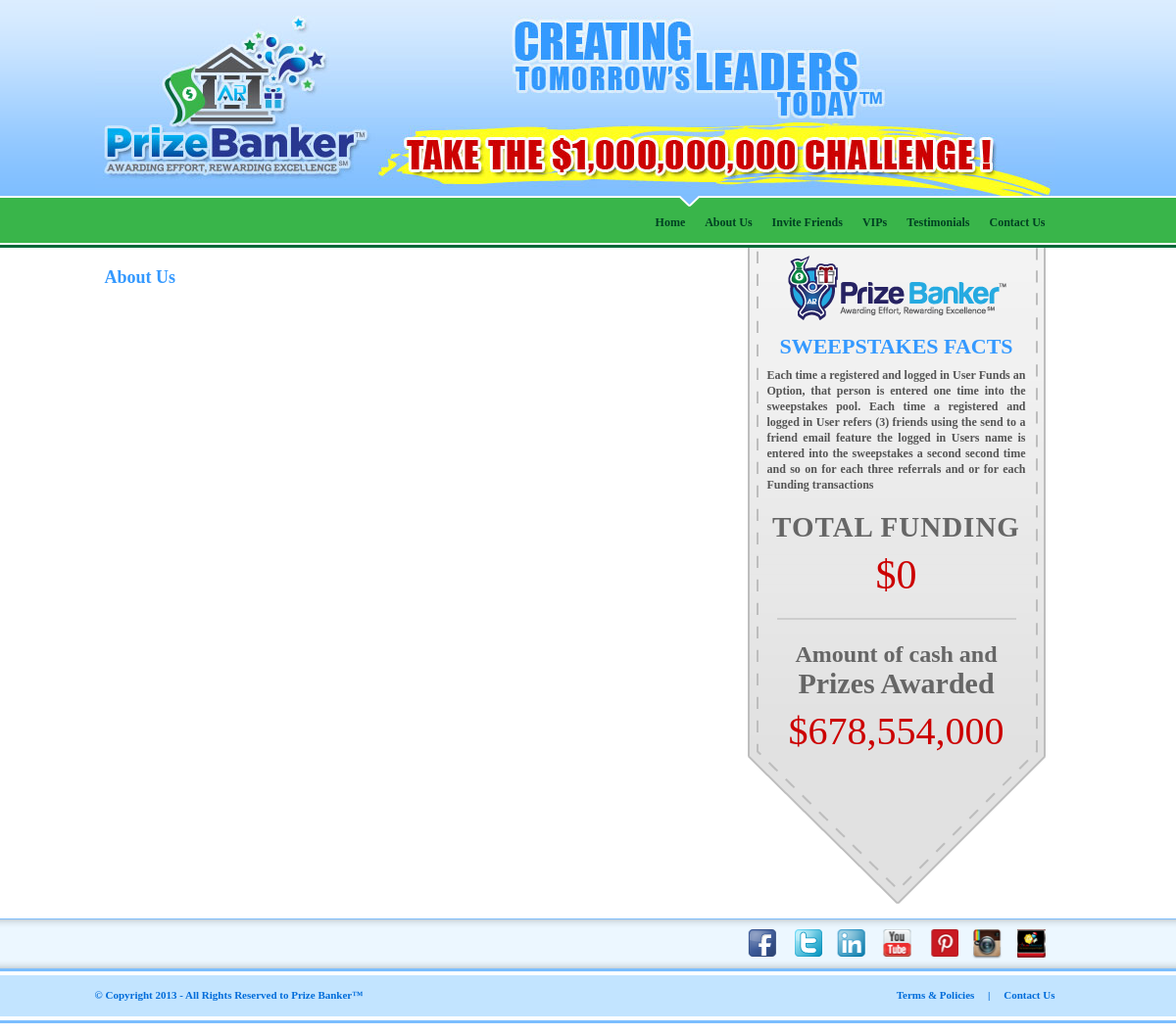
Page /about.php on the committed database.
### tables this page shows
CREATE TABLE IF NOT EXISTS `panels` (
  `id` int(11) NOT NULL AUTO_INCREMENT,
  `title` text NOT NULL,
  `description` text NOT NULL,
  PRIMARY KEY (`id`)
);

### inc/class.php (called while the page is built, shortened)
<?php
class Panels{
	function __construct($id){
		$query = mysql_query("select * from panels where id='$id'") or die(mysql_error());
		$row = mysql_fetch_assoc($query);
		$this->title = $row['title'];
		$this->description = $row['description'];
	}
}
?>

### inc/functions.php (called while the page is built, shortened)
<?php
function GetTotalFund(){
	$query = mysql_query("SELECT amount, SUM(amount) FROM funds") or die(mysql_error());
	while ($row = mysql_fetch_array($query)){
		return number_format($row['SUM(amount)'],0);
	}
}
?>

### about.php (the view, shortened to what this page needs)
<?php
include "inc/functions.php";
include "inc/class.php";
$RightPanel = new Panels("2");
$query = mysql_query("select description from panels where id='3'") or die(mysql_error());
$row = mysql_fetch_assoc($query);
$awardedAmount = $row['description'];
?>
<!DOCTYPE HTML>
<html>
<head>
<link type="text/css" rel="stylesheet" href="style.css" />
</head>
<body>
<div id="main">
	<div id="main2">
    	<div id="header"></div>
        <div id="menu" style="background-position: 595px 0px">
			<ul>
				<li><a href="contact.php" onMouseOver="slideMenuBG(925);">Contact Us</a></li>
				<li><a href="Testimonial.php" onMouseOver="slideMenuBG(835);">Testimonials</a></li>
                <li><a href="vips.php" onMouseOver="slideMenuBG(762);">VIPs</a></li>
				<li><a href="invite.php" onMouseOver="slideMenuBG(685);">Invite Friends</a></li>
				<li><a href="about.html" onMouseOver="slideMenuBG(595);">About Us</a></li>
				<li><a href="index.php" onMouseOver="slideMenuBG(533);">Home</a></li>
			</ul>
        </div>
        <div id="content">
        	<div class="left-panel">
            	<div id="invite">
                	<div class="title">About Us</div>
                </div>
            </div>
            <div class="right-panel">
              <div class="anouncement-title"><?php echo $RightPanel->title; ?></div>
              <div class="anouncement-desc"> <?php echo $RightPanel->description; ?></div>
            <div class="total-funding">TOTAL FUNDING</div>
            <div class="total-funding-amount">$<?php echo GetTotalFund(); ?></div>
        <div class="seprator"></div>
                <div class="prize-awarded">Amount of cash and <span style="font-size:30px;">Prizes Awarded</span></div>
                <div class="prize-awarded-amount"><?php echo $awardedAmount; ?></div>
            </div>
        </div>
    </div>
</div>
<div id="footer-bg">
    <div id="footer-main">
        <div id="footer-main2">
        	<div id="socials">
                <a href="http://www.culturemessage.com/" class="cm" target="_blank"></a>
                <a href="#" class="in"></a>
                <a href="http://pinterest.com/socialcompact/" class="pi" target="_blank"></a>
                <a href="http://www.youtube.com/socialcompactusa" class="yt" target="_blank"></a>
                <a href="http://www.linkedin.com/in/thesocialcompactproject" class="li" target="_blank"></a>
                <a href="http://twitter.com/#!/SocialCompactUS" class="tw" target="_blank"></a>
                <a href="http://www.facebook.com/thesocialcompactproject" class="fb" target="_blank"></a>
            </div>
			<div id="footer">
                © Copyright 2013 - All Rights Reserved to Prize Banker™
                <span style="float:right">
                <a href="terms.html">Terms & Policies</a> &nbsp;&nbsp;&nbsp; | &nbsp;&nbsp;&nbsp;
                <a href="contact.html">Contact Us</a>
                </span>
       	    </div>
        </div>
    </div>
</div>
</body>
</html>

### style.css (style rules this page uses)
body { background: url(images/bg.png) repeat-x; font-size:12px; color:#000;font-weight:bold; padding:0px; margin:0px; font-family:tahoma; }
#main { width: 1007px; margin: auto; }
#main2 { width: 980px; margin: 0px 0px 0px 0px; float: left; }
#header { background:url(images/header.jpg) no-repeat; width:980px; height:200px; padding: 0px; margin: 0px; float:left; }
#menu { width:980px; height:50px; padding: 0px; margin: 0px;float: right; background: url(images/menu-slider.png) 533px 0px no-repeat; }
#menu ul { list-style: none; padding: 0px; margin: 0px; }
#menu ul li { display: inline; padding: 0px; margin: 0px; }
#menu ul li a { color:#004022; padding: 0px 10px 0px 10px; margin: 12px 0px 0px 0px; float:right; line-height:30px; height:30px; text-decoration:none; }
#content { width:980px; min-height:650px; padding: 0px; margin: 3px 0px 10px 0px; float:left; }
#content .left-panel { width:640px; height:650px; padding: 0px; margin: 0px 10px 0px 10px; float:left; }
#content .right-panel { background:url(images/right-panel.png) no-repeat; width:304px; height:673px; padding: 0px; margin: 0px 10px 0px 0px; float:right; }
#content .right-panel .anouncement-title { width:244px; height:22px; padding: 0px; margin: 90px 30px 0px 30px; float:left;font-size:22px; line-height:22px; color:#3499ff; text-align:center;text-transform:uppercase; }
#content .right-panel .anouncement-desc { width:264px; min-height:120px; padding: 0px; margin: 10px 20px 10px 20px; float:left;color:#555; text-align:justify; line-height:16px; }
#content .right-panel .total-funding { width:264px; height:30px; padding: 0px; margin: 10px 20px 10px 20px; float:left;color:#666; line-height:30px; font-size:29px;letter-spacing:1px; text-align:center; }
#content .right-panel .total-funding-amount { width:264px; height:48px; padding: 0px; margin: 0px 20px 10px 20px; float:left;color:#cc0000; line-height:48px; font-size:42px; font-family:impact; font-weight:normal; text-align:center; }
#content .right-panel .seprator { background:#cdcdcd; width:244px; height:2px; padding: 0px; margin: 10px 30px 10px 30px; float:left; }
#content .right-panel .prize-awarded { width:264px; height:60px; padding: 0px; margin: 10px 20px 10px 20px; float:left;color:#666; line-height:30px; font-size:24px;text-align:center }
#content .right-panel .prize-awarded-amount { width:264px; height:48px; padding: 0px; margin: 0px 20px 10px 20px; float:left;color:#cc0000; line-height:48px; font-size:40px; font-family:impact; font-weight:normal; text-align:center; }
#footer-bg { background:url(images/footer-bg.png) repeat-x; width: 100%; margin: auto; float:left; }
#footer-main { background:url(images/footer-bg.png) repeat-x; width: 1007px; margin: auto; }
#footer-main2 { width: 980px; margin: 0px 0px 10px 0px; float: left; height:111px; }
#socials { width:980px; height:50px; padding: 0px; margin: 0px; float:left; }
#socials .tw, .fb, .li, .yt, .pi, .in, .cm { background:url(images/socials.png) 0% 0% no-repeat; width:32px; height:32px; padding: 0px; margin: 11px 7px 0px 7px; float:right; }
#socials .fb { background:url(images/socials.png) 17% 0% no-repeat; }
#socials .li { background:url(images/socials.png) 34% 0% no-repeat; }
#socials .yt { background:url(images/socials.png) 50% 0% no-repeat; }
#socials .pi { background:url(images/socials.png) 65% 0% no-repeat; }
#socials .in { background:url(images/socials.png) 83% 0% no-repeat; }
#socials .cm { background:url(images/socials.png) 100% 0% no-repeat; }
#footer { width:980px; height:20px; padding: 0px; margin: 20px 0px 0px 0px; float:left; font-size:11px; color:#006cda;line-height:20px; }
#footer a { font-size:11px; color:#006cda;line-height:20px; text-decoration:none }
#invite { width:640px; min-height:350px; padding: 0px; margin: 10px 0px 10px 0px; float:left; }
#invite .title { width:640px; padding: 0px; margin: 10px 0px 10px 0px; float:left;color:#3499ff; font-size:18px }

### rows in the picture
panels: title "SWEEPSTAKES FACTS", description "Each time a registered and logged in User Funds an Option, that person is entered one time into the sweepstakes pool. Each time a registered and logged in User refers (3) friends using the send to a friend email feature the logged in Users name is entered into the sweepstakes a second second time and so on for each three referrals and or for each Funding transactions"
panels: description "$678,554,000"

### other values in the picture
GetTotalFund() "0"
